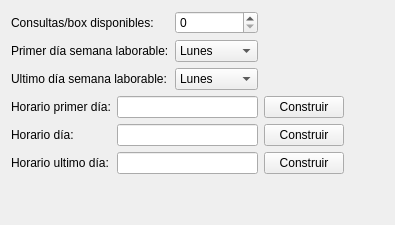
             <widget class="QWidget" name="tab_27">
              <attribute name="title">
               <string>Agenda</string>
              </attribute>
              <layout class="QGridLayout" name="gridLayout_49">
               <item row="4" column="3">
                <widget class="QPushButton" name="btnConstruir2_3">
                 <property name="text">
                  <string>Construir</string>
                 </property>
                </widget>
               </item>
               <item row="0" column="2">
                <widget class="QSpinBox" name="txtConsultas_3"/>
               </item>
               <item row="5" column="0">
                <widget class="QLabel" name="label_178">
                 <property name="text">
                  <string>Horario ultimo día:</string>
                 </property>
                </widget>
               </item>
               <item row="4" column="0">
                <widget class="QLabel" name="label_179">
                 <property name="text">
                  <string>Horario día:</string>
                 </property>
                </widget>
               </item>
               <item row="0" column="0" colspan="2">
                <widget class="QLabel" name="label_180">
                 <property name="text">
                  <string>Consultas/box disponibles:</string>
                 </property>
                </widget>
               </item>
               <item row="5" column="3">
                <widget class="QPushButton" name="btnConstruir3_3">
                 <property name="text">
                  <string>Construir</string>
                 </property>
                </widget>
               </item>
               <item row="3" column="0">
                <widget class="QLabel" name="label_181">
                 <property name="text">
                  <string>Horario primer día:</string>
                 </property>
                </widget>
               </item>
               <item row="3" column="1" colspan="2">
                <widget class="QLineEdit" name="txt_horario_primer_dia_3">
                 <property name="clearButtonEnabled">
                  <bool>true</bool>
                 </property>
                </widget>
               </item>
               <item row="2" column="0" colspan="2">
                <widget class="QLabel" name="label_182">
                 <property name="text">
                  <string>Ultimo día semana laborable:</string>
                 </property>
                </widget>
               </item>
               <item row="5" column="1" colspan="2">
                <widget class="QLineEdit" name="txt_horario_ultimo_dia_3">
                 <property name="clearButtonEnabled">
                  <bool>true</bool>
                 </property>
                </widget>
               </item>
               <item row="2" column="2">
                <widget class="QComboBox" name="cbo_ultimo_dia_semana_3">
                 <item>
                  <property name="text">
                   <string>Lunes</string>
                  </property>
                 </item>
                 <item>
                  <property name="text">
                   <string>Martes</string>
                  </property>
                 </item>
                 <item>
                  <property name="text">
                   <string>Miercoles</string>
                  </property>
                 </item>
                 <item>
                  <property name="text">
                   <string>Jueves</string>
                  </property>
                 </item>
                 <item>
                  <property name="text">
                   <string>Viernes</string>
                  </property>
                 </item>
                 <item>
                  <property name="text">
                   <string>Sabado</string>
                  </property>
                 </item>
                 <item>
                  <property name="text">
                   <string>Domingo</string>
                  </property>
                 </item>
                </widget>
               </item>
               <item row="4" column="1" colspan="2">
                <widget class="QLineEdit" name="txt_horario_dia_normal_3">
                 <property name="clearButtonEnabled">
                  <bool>true</bool>
                 </property>
                </widget>
               </item>
               <item row="3" column="4">
                <spacer name="horizontalSpacer_33">
                 <property name="orientation">
                  <enum>Qt::Horizontal</enum>
                 </property>
                 <property name="sizeHint" stdset="0">
                  <size>
                   <width>40</width>
                   <height>20</height>
                  </size>
                 </property>
                </spacer>
               </item>
               <item row="1" column="2">
                <widget class="QComboBox" name="cboPrimer_dia_laborable_3">
                 <item>
                  <property name="text">
                   <string>Lunes</string>
                  </property>
                 </item>
                 <item>
                  <property name="text">
                   <string>Martes</string>
                  </property>
                 </item>
                 <item>
                  <property name="text">
                   <string>Miercoles</string>
                  </property>
                 </item>
                 <item>
                  <property name="text">
                   <string>Jueves</string>
                  </property>
                 </item>
                 <item>
                  <property name="text">
                   <string>Viernes</string>
                  </property>
                 </item>
                 <item>
                  <property name="text">
                   <string>Sabado</string>
                  </property>
                 </item>
                 <item>
                  <property name="text">
                   <string>Domingo</string>
                  </property>
                 </item>
                </widget>
               </item>
               <item row="1" column="0" colspan="2">
                <widget class="QLabel" name="label_183">
                 <property name="text">
                  <string>Primer día semana laborable:</string>
                 </property>
                </widget>
               </item>
               <item row="3" column="3">
                <widget class="QPushButton" name="btnConstruir1_3">
                 <property name="text">
                  <string>Construir</string>
                 </property>
                </widget>
               </item>
               <item row="6" column="1">
                <spacer name="verticalSpacer_19">
                 <property name="orientation">
                  <enum>Qt::Vertical</enum>
                 </property>
                 <property name="sizeHint" stdset="0">
                  <size>
                   <width>20</width>
                   <height>40</height>
                  </size>
                 </property>
                </spacer>
               </item>
              </layout>
             </widget>
